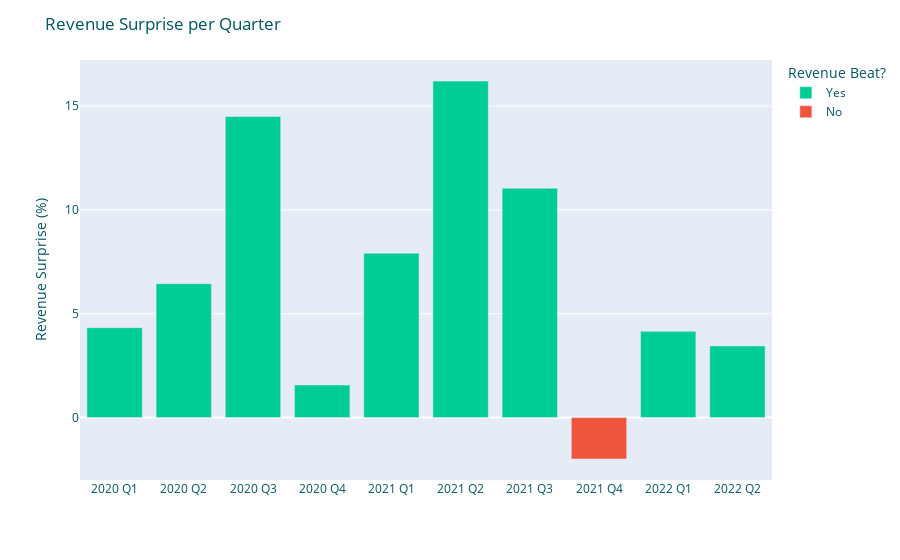

Here is the notebook cell this chart was saved with:
### Code cell
fig_revenue_surprise

### Figure 1 — Plotly figure (JSON) as saved in the notebook; plotly's stock layout.template omitted (floating-point values rounded to 4 significant figures)
{"data": [{"alignmentgroup": "True", "hovertemplate": "Revenue Beat?=Yes<br>=%{x}<br>Revenue Surprise (%)=%{y}<extra></extra>", "legendgroup": "Yes", "marker": {"color": "#00cc96", "pattern": {"shape": ""}}, "name": "Yes", "offsetgroup": "Yes", "orientation": "v", "showlegend": true, "textposition": "auto", "type": "bar", "x": ["2020 Q1", "2020 Q2", "2020 Q3", "2020 Q4", "2021 Q1", "2021 Q2", "2021 Q3", "2022 Q1", "2022 Q2"], "xaxis": "x", "y": [4.332, 6.45, 14.49, 1.574, 7.914, 16.21, 11.04, 4.153, 3.45], "yaxis": "y"}, {"alignmentgroup": "True", "hovertemplate": "Revenue Beat?=No<br>=%{x}<br>Revenue Surprise (%)=%{y}<extra></extra>", "legendgroup": "No", "marker": {"color": "#ef553b", "pattern": {"shape": ""}}, "name": "No", "offsetgroup": "No", "orientation": "v", "showlegend": true, "textposition": "auto", "type": "bar", "x": ["2021 Q4"], "xaxis": "x", "y": [-1.993], "yaxis": "y"}], "layout": {"barmode": "relative", "font": {"color": "#015560"}, "legend": {"title": {"text": "Revenue Beat?"}, "tracegroupgap": 0}, "margin": {"t": 60}, "title": {"text": "Revenue Surprise per Quarter"}, "xaxis": {"anchor": "y", "categoryarray": ["2020 Q1", "2020 Q2", "2020 Q3", "2020 Q4", "2021 Q1", "2021 Q2", "2021 Q3", "2021 Q4", "2022 Q1", "2022 Q2"], "categoryorder": "array", "domain": [0, 1], "title": {"text": ""}}, "yaxis": {"anchor": "x", "domain": [0, 1], "title": {"text": "Revenue Surprise (%)"}}}}
